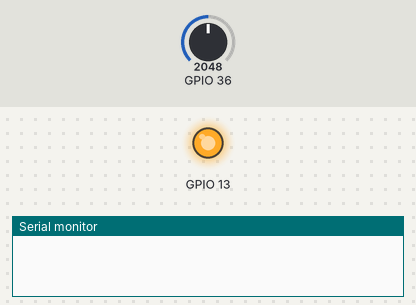
The sketch below on a simulated ESP32. Shown: output pins drawn as LEDs (lit = HIGH), the last lines printed to the serial monitor. The test bench sets the inputs (shaded band); at power-on: GPIO 36 = 2048.

Above: at 1.2 s.
1.3 s: GPIO 36 set to 573
4.3 s: GPIO 36 set to 489
At 4.8 s:
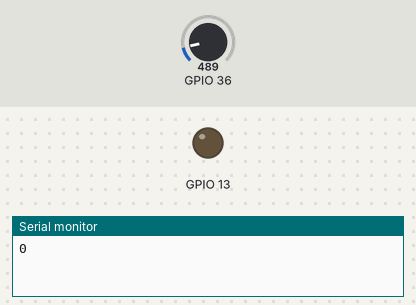
5.8 s: GPIO 36 set to 560
At 7.0 s:
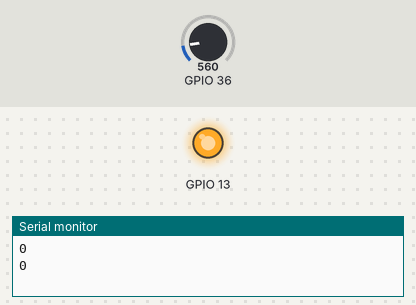
7.3 s: GPIO 36 set to 491
At 8.4 s:
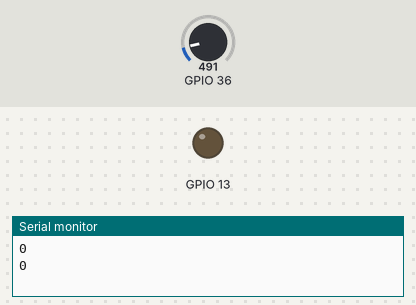
Timing chart, 0 to 9.8 s (numbered marks = the images above; inputs shaded):
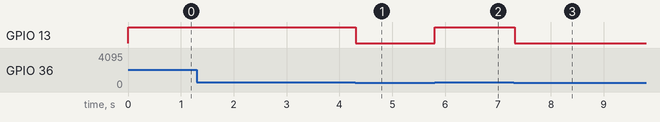

The sketch:

program_simpel_detak_jantung_di_uno.ino
```cpp
// Inisialisasi variabel
float alpha = 0.3; //kofisien alfa low pass filter
double current_output, previous_output; //variabel low pass filter
int current_input, after_filter; //variabel low pass filter
int threshold = 520; //threshold pendeteksi detak jantung

int time_per_bit[20]; //variabel temp value analog
int hasil_filter; //variabel output filter moving average
float BPM; //variable Bir Rate / Minute
int panjang_filter = 20; //koefisien panjang filter Moving Average

unsigned long previous_millis = 0;
const long interval = 3000; //delay pengiriman ke ESP32 3000ms

int last_state; //variable pendeteksi detak jantung
int state;
long time_now, time_span, last_time;


void setup() {
  pinMode(13, OUTPUT);
  Serial.begin(115200); //kecepatan bit rate / second

}

void loop() {

  //pembacaan analog pada keluaran sensor dan low pass filter untuk memperhalus pembacaan sinyal
  current_input = analogRead(A0);
  current_output  = alpha * current_input + (1 - alpha) * previous_output;
  previous_output = current_output;
// koding pendeteksi detak jantung
  if (current_output >= threshold) {
    digitalWrite(13, HIGH);
    state = 1;
  } else {
    digitalWrite(13, LOW);
    state = 0;
  }
  // koding menghitung rentang waktu detak jantung
  if (last_state == 0 && state == 1) {
    time_now = millis();
    time_span = time_now - last_time;
    last_time = time_now;
  }
  last_state = state;

  // kalkulasi untuk mendapatkan BPM dengan filter moving average
  if (time_span >= 600 && time_span <= 1100)
    hasil_filter = movAvg(time_span);
  BPM = (1000.0 / hasil_filter) * 60; //konversi periode ke frekuensi / menit
  if (BPM >= 150) {
    BPM = 0;
  }
  unsigned long currentMillis = millis();

  // koding penjeda pengiriman nilai BPM ke ESP32
  if (currentMillis - previous_millis >= interval) {
    previous_millis = currentMillis;
    Serial.print(BPM, 0);
    Serial.println();
  }
  delay(5);


}


//fungsi filter moving average
//fungsinya untuk memperbagus data yang osilasi
int movAvg(int in) {
  double sum = 0;
  for (int i = panjang_filter - 1; i >= 1; i--) {
    time_per_bit[i] = time_per_bit[i - 1];
    sum += time_per_bit[i];
  }
  time_per_bit[0] = in;
  sum += in;
  return (sum / panjang_filter);
}
```

Measured:
- the behaviour switches between 521 and 520 on GPIO 36 (found by bisection; images 0 and 1)
- after the input at 4.3 s, GPIO 13: HIGH → LOW at once
- after the input at 5.8 s, GPIO 13: LOW → HIGH at once
- after the input at 7.3 s, GPIO 13: HIGH → LOW at once
